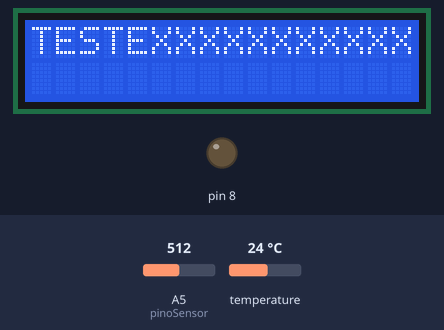
The sketch below on a simulated Arduino Uno, built with avr-gcc and run on an emulated ATmega328P. Shown: 16×2 character LCD, output pins drawn as LEDs (lit = HIGH). The inputs (shaded band) are chosen by the test bench; at power-on: A5 (pinoSensor) = 512, temperature 24 °C. What the sketch prints to the serial monitor is not drawn.

Above: at 0.1 s.
At 1.4 s:
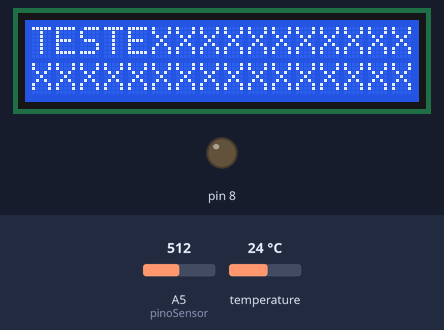
At 2.6 s:
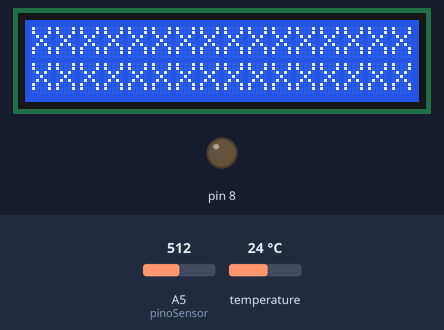

The sketch:

Cesar.ino
```cpp
#include <LiquidCrystal.h>

#include <OneWire.h>
#include <DallasTemperature.h>
#include <LiquidCrystal.h>

#define ONE_WIRE_BUS 7
#define TEMPERATURE_PRECISION 9

// Setup a oneWire instance to communicate with any OneWire devices
OneWire oneWire(ONE_WIRE_BUS);

// Pass our oneWire reference to Dallas Temperature.
DallasTemperature sensors(&oneWire);

int numberOfDevices; // Number of temperature devices found
DeviceAddress tempDeviceAddress;

int pinoSensor = A5;
float sensorValue = 0;
float currentValue = 0;
float voltsporUnidade = 0.0048875855327468;
float ruido =0.00;


//Define os pinos que serão utilizados para ligação ao display
LiquidCrystal lcd(12, 11, 5, 4, 3, 2);

void setup(void)
{

  lcd.begin(16, 2);
  lcd.print("TESTE");
  // start serial port
  Serial.begin(9600);

  pinMode(8, OUTPUT);
  pinMode(pinoSensor, INPUT);

  // Start up the library
  sensors.begin();

  // Grab a count of devices on the wire
  numberOfDevices = sensors.getDeviceCount();

  // locate devices on the bus
  Serial.print(numberOfDevices, DEC);

  // Loop through each device, print out address
  for(int i=0;i<numberOfDevices; i++)
  {
    // Search the wire for address
    if(sensors.getAddress(tempDeviceAddress, i))
    {
      Serial.print("Setting resolution to ");
      Serial.println(TEMPERATURE_PRECISION, DEC);

      // set the resolution to TEMPERATURE_PRECISION bit (Each Dallas/Maxim device is capable of several different resolutions)
      sensors.setResolution(tempDeviceAddress, TEMPERATURE_PRECISION);

      Serial.print(sensors.getResolution(tempDeviceAddress), DEC);
      Serial.println();
    }
  }
}

// function to print the temperature for a device
void printTemperature(DeviceAddress deviceAddress)
{
  float tempC = sensors.getTempC(deviceAddress);
  Serial.print("Temp C: ");
  Serial.println(tempC);

}

void loop(void)
{
  lcd.print("XXXXXXXXXXXXXXXXXXXXXXXXXXXXXX");
  float tempC;
  // call sensors.requestTemperatures() to issue a global temperature
  // request to all devices on the bus
  sensors.requestTemperatures(); // Send the command to get temperatures


  // Loop through each device, print out temperature data
  for(int i=0;i<numberOfDevices; i++)
  {
    // Search the wire for address
    if(sensors.getAddress(tempDeviceAddress, i))
    {
      // Output the device ID
      //Serial.println(i,DEC);

      // It responds almost immediately. Let's print out the data
      //printTemperature(tempDeviceAddress); // Use a simple function to print out the data
      tempC = sensors.getTempC(tempDeviceAddress);

    }
    //else ghost device! Check your power requirements and cabling
  }

  Serial.print("Temp C: ");
  Serial.print(tempC);


  currentValue =0;
  for(int index =0; index<100; index++){
    sensorValue = analogRead(pinoSensor); // le o sensor na pino analogico A0
    sensorValue = (sensorValue -511.2)* voltsporUnidade; // ajusta o valor lido para volts começando da metada ja que a saída do sensor é vcc/2 para corrente =0
    currentValue = currentValue +(sensorValue/66)*1000; // a saída do sensor 66 mV por amper
    delay(1);
}

  currentValue = currentValue /100;
  // mostra o resultado no terminal
  Serial.print("corrente = " );
  currentValue = currentValue- ruido;
  Serial.print(currentValue, 2);
  Serial.println();

  //Serial.print(" - Potencia (Consumo): ");
  //Serial.print(valorCorrente * tensao);
  //Serial.println("Watts");

  delay(1000);

}
```

Measured:
- what the display in image 1 shows lasts 1.3 s, from 1.3 s to 2.6 s
